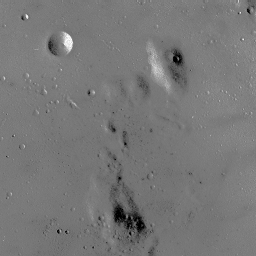
#> input picture MP3/moon.bmp, 256 x 256 px
$ python histogram_equalization.py
#> lines starting #> are read from the running program, lines starting #| are printed output that depends on the picture
import cv2 as cv
import numpy as np
import matplotlib.pyplot as plt

def read_image(path):
#> called with path = 'moon.bmp'
    return cv.imread(path, cv.IMREAD_GRAYSCALE)
#> returned value is the input picture: shape (256, 256); min 0, max 255, mean 119.7

def HistoEqualization(img):
    img_height, img_width = img.shape
#> img_height = 256; img_width = 256
    H = [0 for _ in range(256)]

    for i in range(img_height):
        for j in range(img_width):
            H[img[i][j]] += 1

    Histogram = plt.figure()
    plt.hist(img.flatten(), [i for i in range(256)])
    Histogram.suptitle('Histogram')
    Histogram.savefig('Histogram-chart.jpg')
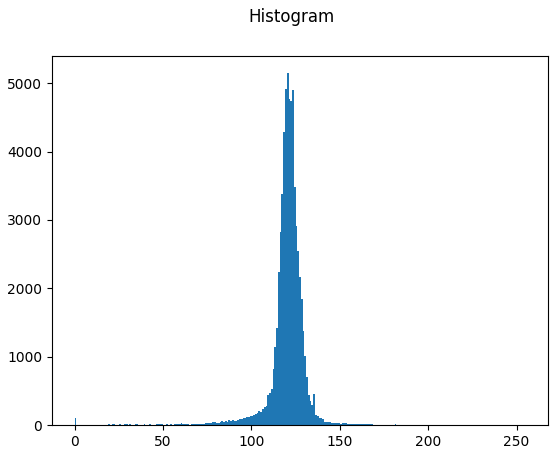
#> figure drawn by matplotlib, 1 panel; tallest bar 5145 high, from x = 120 to 121

    T = [0 for _ in range(256)]
    T[0] = H[0]

    for i in range(1,256):
        T[i] = T[i-1] + H[i]
#> after the loop, T = 256 values from 99 to 65536

    for i in range(256):
        T[i] = T[i]/T[-1]
#> after the loop, T = 256 values from 0.00151 to 1

    Transformation = plt.figure()
    plt.plot([i for i in range(256)], T)
    Transformation.suptitle('Transformation')
    Transformation.savefig('Transformation-curve.jpg')
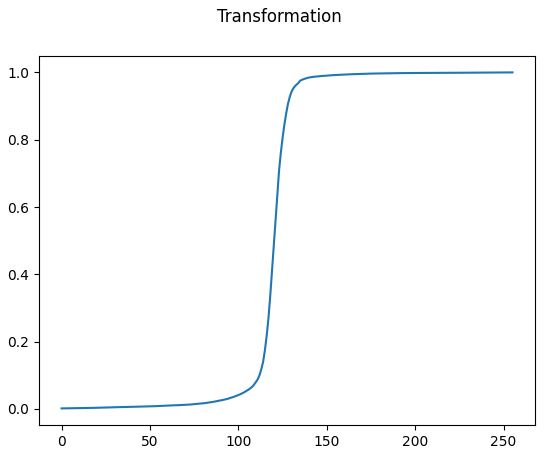
#> figure drawn by matplotlib, 1 panel; curve peaks at x = 255, y = 1

    new_img = img.copy()
    for i in range(img_height):
        for j in range(img_width):
            color = img[i][j]
            new_img[i][j] = int(T[color] * 255)
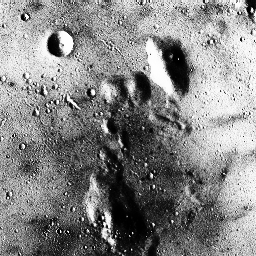
#> new_img: shape (256, 256); min 0, max 255, mean 133.2

    return new_img

def Linear_Lighting(img):
    img_height, img_width = img.shape
    y = img.ravel()
    A = np.column_stack((np.repeat(np.arange(img_height), img_width), np.tile(np.arange(img_width), img_height), np.ones(img_height * img_width)))
    x = np.linalg.lstsq(A, y, rcond=None)[0]

    plane = np.dot(A, x).reshape(img_height, img_width)
    plane = np.clip(plane, 0, 255).astype(np.uint8)

    scaling_factor = 0.5
    diff = (img - plane) * scaling_factor
    corrected = np.clip(img + diff, 0, 255).astype(np.uint8)

    return corrected

def Quadratic_Lighting(img):
    img_height, img_width = img.shape
    i_coords, j_coords = np.repeat(np.arange(img_height), img_width), np.tile(np.arange(img_width), img_height)
    A = np.column_stack((i_coords**2, i_coords * j_coords, j_coords**2, i_coords, j_coords, np.ones(img_height * img_width)))
    y = img.ravel()
    x = np.linalg.lstsq(A, y, rcond=None)[0]

    plane = np.dot(A, x).reshape(img_height, img_width)
    plane = np.clip(plane, 0, 255).astype(np.uint8)

    scaling_factor = 0.5
    diff = (img - plane) * scaling_factor
    corrected = np.clip(img + diff, 0, 255).astype(np.uint8)

    return corrected


def main():
    img = read_image("moon.bmp")
    recolor = HistoEqualization(img)
    cv.imshow('Non-lighting', recolor)
    cv.imwrite('Non-lighting.jpg', recolor)

    # [7 lines of commented-out code are left out]
    cv.waitKey(0)

if __name__ == "__main__":
    main()
